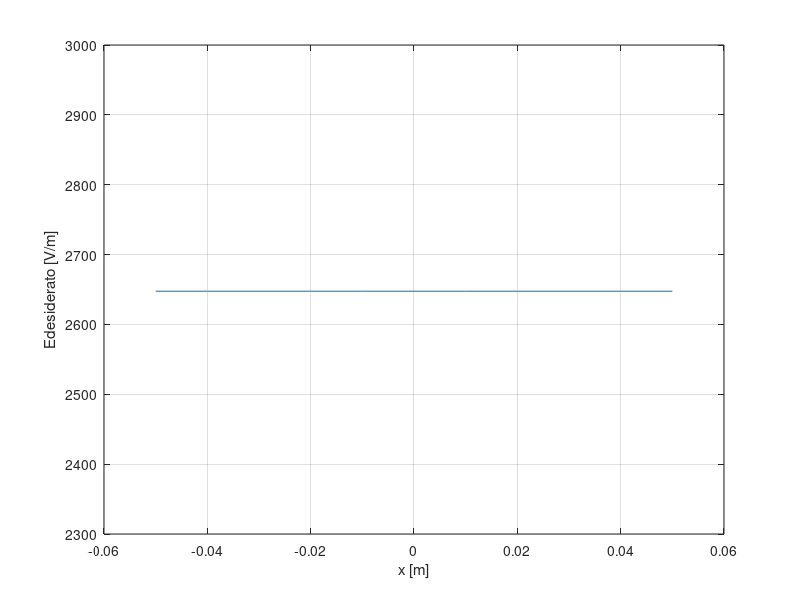

Write MATLAB code to recreate this figure. (Note: this script raises an error after producing the figure.)
clear all, close all, clc;
%scrittura della funzione obiettivo 
%punti di campionamento asse x
xc = -0.05:0.01:0.05;
%intervallo campionamento xa-xb
xa = -0.05;
xb = 0.05;
%punti di campionamento asse y
yc = 0;
%lambda funzione desiderata
lambda = [25 50 35 10].* (1e-09);
%punti in cui si trovano i 4 fili 
P1 = [0.08 0];
P2 = [0 0.08];
P3 = [-0.08 0];
P4 = [0 -0.08];
%vettore punti che passo alla funzione obiettivo 
P = [P1;P2;P3;P4];

%funzione che fa la norma quadra del campo Exy dato da un solo filo
%nell'intervallo [-0.05, 0.05]
%%%%%%%%%%%%%%%%%%%%%%%%%%%%%%%%%%%%
%Edesiderata costante 
Edesideratax = 2.647574645275561e+03;
%disegno campo Desiderato variabile
figure(1)
plot(xc,Edesideratax*ones(1,length(xc)));
xlabel('x [m]');
ylabel('Edesiderato [V/m]');
grid on

%%%%%%%%%%%%%%%%%%%%%%%%%%%%%%%%%%%%


%%%%%%%%%%%%%%%%%%%%%%%%%%%%%%%%%%%%
%scrittura funzione obj normalizzata dei campi proiettati lungo l'asse x
%fo dipendende da una variabile lmbd 
fo =@(lmbd) (1/mean(Edesideratax))* sqrt(1/length(xc))* norm(Edesideratax - Etotx(P,xc,yc,[lambda(1),lambda(2),lmbd(1),lambda(4)]));
%f1 dipende da due variabili (lmbd1,lmbd2)
f1 =@(lmbd) (1/mean(Edesideratax))* sqrt(1/length(xc))* norm(Edesideratax - Etotx(P,xc,yc,[lambda(1),lmbd(1),lmbd(2),lambda(4)]));
%%%%%%%%%%%%%%%%%%%%%%%%%%%%%%%%%%%%


%%%%%%%%%%%%%%%%%%%%%%%%%%%%%%%%%%%%
%istruzioni per graficare fobj
%dove faccio variare lmbd1 per fare la ricerca del minimo
passo1 = 1e-9:0.5e-8:2e-7;
%%plot (X, Y)
%grafico in 1 var
figure(2)
%subplot(1,2,1)
plot(passo1,fo2Deval(fo,passo1));
grid
xlabel('{\lambda}3 [C/m]');
ylabel('fobj({\lambda}3)');
%mi creo i punti da graficare in 2 var
%grafico in 2 var
vs = fo3Deval(f1,passo1,passo1);
figure(3);
%subplot(1,2,2)
[X,Y] = meshgrid(passo1,passo1);
surf(X,Y,vs)
grid on
hold on
%linee di livello
contour(X,Y,vs,20)
colorbar
xlabel('{\lambda}2 [C/m]');
ylabel('{\lambda}3 [C/m]');
zlabel('fobj({\lambda}2,{\lambda}3)');
